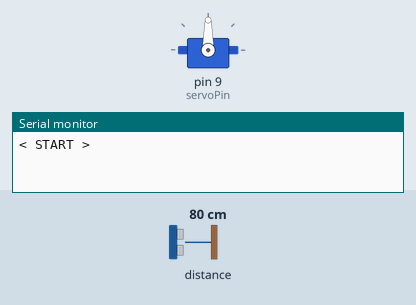
A sketch run on a simulated Arduino Uno, built with avr-gcc and run on an emulated ATmega328P. On the bench: servo, the last lines printed to the serial monitor. Wiring (inferred from the names in the program): LIDAR-Lite range finder at I2C address 0x62. Inputs (shaded band) come from the test bench; at power-on: distance to the obstacle 80 cm.

Above: at 0.01 s.
At 1.27 s:
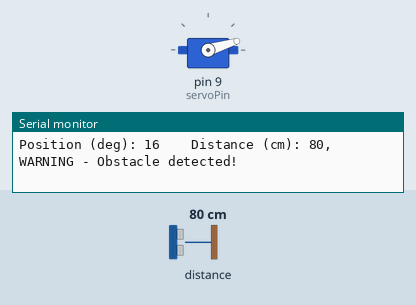
1.3 s: distance to the obstacle set to 2 cm
At 2.96 s:
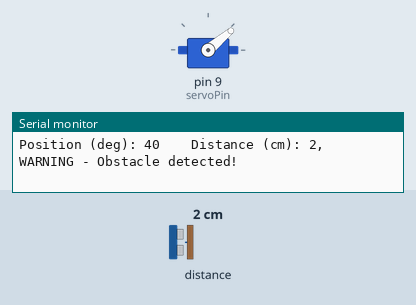
4.3 s: distance to the obstacle set to 18 cm
Timing chart, 0 to 13.3 s (numbered marks = the images above; inputs shaded):
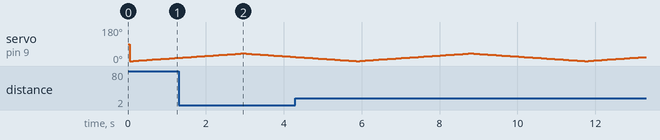

The sketch:

MyRadar.ino
```cpp
/***********************************************************************************************************
/* Lidar Lite Sweep scan
/* By: Ben Nakash
/* Date: 23-01-2016
/*
/* Short example based on the Servo library example "Sweep" example and the Pulsed Light 3D examples.
/* The servo motor is attached to pin 9 and rotates from 0-40 degrees continuously by 1 degree increments.
/* The LIDAR lite is attached to VCC (+5 V DC), GND, SDA and SCL.
/* This examples uses the Wire library.
/**********************************************************************************************************/

#include <Wire.h>

#define    LIDARLite_ADDRESS   0x62          // Default I2C Address of LIDAR-Lite.
#define    RegisterMeasure     0x00          // Register to write to initiate ranging.
#define    MeasureValue        0x04          // Value to initiate ranging.
#define    RegisterHighLowB    0x8f          // Register to get both High and Low bytes in 1 call.

#include <Servo.h>

Servo myservo;

int pos = 0;         // Position of the servo (degress, [0, 180])
int distance = 0;    // Distance measured
int servoPin = 9;

void setup()
{
  // Serial output
  Serial.begin(9600);
  Serial.println("< START >");

  // Servo control
  myservo.attach(servoPin, 771, 1798);

  // LIDAR control
  Wire.begin(); // join i2c bus
}

// Get a measurement from the LIDAR Lite
int lidarGetRange(void)
{
  int val = -1;

  Wire.beginTransmission((int)LIDARLite_ADDRESS); // transmit to LIDAR-Lite
  Wire.write((int)RegisterMeasure); // sets register pointer to  (0x00)
  Wire.write((int)MeasureValue); // sets register pointer to  (0x00)
  Wire.endTransmission(); // stop transmitting

  delay(20); // Wait 20ms for transmit

  Wire.beginTransmission((int)LIDARLite_ADDRESS); // transmit to LIDAR-Lite
  Wire.write((int)RegisterHighLowB); // sets register pointer to (0x8f)
  Wire.endTransmission(); // stop transmitting

  delay(20); // Wait 20ms for transmit

  Wire.requestFrom((int)LIDARLite_ADDRESS, 2); // request 2 bytes from LIDAR-Lite

  if(2 <= Wire.available()) // if two bytes were received
  {
    val = Wire.read(); // receive high byte (overwrites previous reading)
    val = val << 8; // shift high byte to be high 8 bits
    val |= Wire.read(); // receive low byte as lower 8 bits
  }

  return val;
}

void serialPrintRange(int pos, int distance)
{
    Serial.print("Position (deg): ");
    Serial.print(pos);
    Serial.print("\t\tDistance (cm): ");
    Serial.print(distance);
    if(distance <100) {
      Serial.println(", WARNING - Obstacle detected!");
    }
    else {
      Serial.println();
    }
}

void loop()
{
  distance = lidarGetRange();
  serialPrintRange(pos, distance);
  for(pos = 0; pos <= 40; pos += 1)
  {
    myservo.write(pos);
    distance = lidarGetRange();
    serialPrintRange(pos, distance);
    delay(15);
  }
  for(pos = 40; pos>0; pos-=1)
  {
    myservo.write(pos);
    distance = lidarGetRange();
    serialPrintRange(pos, distance);
    delay(15);
  }
}
```
